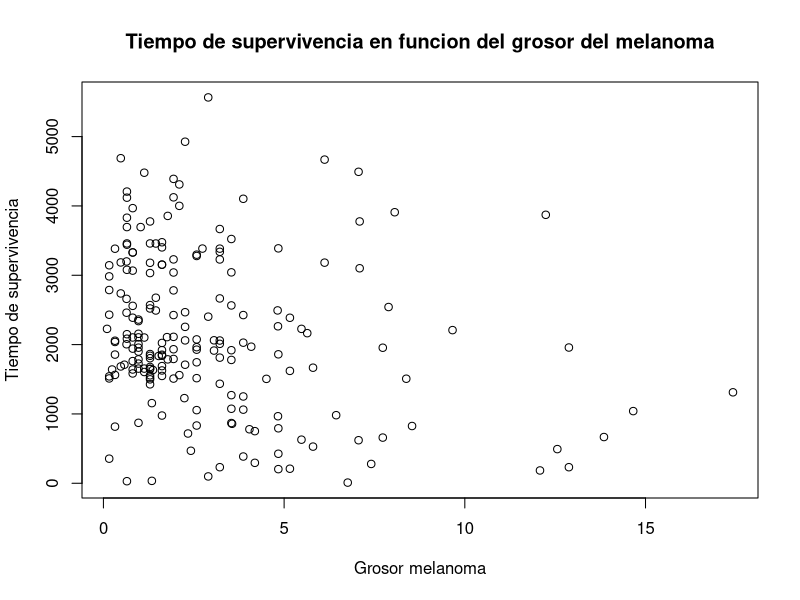

This figure's R source: (Note: this script raises an error after producing the figure.)
setwd("~/Escritorio/R/Practica 1")
melanoma <- read.table("Datos_Melanoma.txt",sep = "\t", header = TRUE)

#INSPECCIONAMOS LA TABLA DE DATOS

head(melanoma)
tail(melanoma)
summary(melanoma)

#REALIZAMOS UNA VISTA GENERAL DE EL GROSOR EN FUNCION DEL TIEMPO
#Observamos que la cantidad de esperanza de vida
#tiene alta relacion con el grosor del melanoma
#al mientras mas ser el tamaño de este menor ser la esperanza

plot(melanoma$grosor, melanoma$tiempo, 
     xlab="Grosor melanoma", 
     ylab="Tiempo de supervivencia",
     main="Tiempo de supervivencia en funcion del grosor del melanoma")

#Observamos los diferentes tamaños que tenemos
sort(unique(melanoma$grosor))

melanoma_agrupado <- cut(melanoma$grosor, breaks=seq(0, 20, 5), include.lowest=TRUE, right=TRUE)

tabla_agrupado <- data.frame(size = melanoma_agrupado, tiempo = melanoma$tiempo, ulceracion = melanoma$ulceracion, sexo=melanoma$sexo, edad=melanoma_agrupado_edad)


plot(tabla_agrupado$size, tabla_agrupado$tiempo)

periodos <- unique(tabla_agrupado$size)

#CALCULAMOS MEDIAS DE DURACION EN CADA PERIODO

#las medianas indican que la gran diferencia
#se nota a partir de los 10mm de grosor
#Aunque los datos la mayoría se tomaron de melanomas menores a 5mm
mean(tabla_agrupado$tiempo[tabla_agrupado$size == periodos[1]]) 
mean(tabla_agrupado$tiempo[tabla_agrupado$size == periodos[2]])
mean(tabla_agrupado$tiempo[tabla_agrupado$size == periodos[3]])
mean(tabla_agrupado$tiempo[tabla_agrupado$size == periodos[4]])

#CALCULAMOS LAS MEDIANAS EN CADA PERIODO
median(tabla_agrupado$tiempo[tabla_agrupado$size == periodos[1]])
median(tabla_agrupado$tiempo[tabla_agrupado$size == periodos[2]])
median(tabla_agrupado$tiempo[tabla_agrupado$size == periodos[3]])
median(tabla_agrupado$tiempo[tabla_agrupado$size == periodos[4]])

#CONTAMOS LA CANTIDAD DE DATOS RECOGIDOS DE CADA
length(melanoma$grosor[melanoma$grosor < 5]) #demasiados datos de este
length(melanoma$grosor[melanoma$grosor > 5]) #muy poocos de este





#==============================

  #EFECTO SEGÚN LA EDAD#

#==============================
melanoma_agrupado_edad <- cut(melanoma$edad, breaks=seq(0, 100, 15), include.lowest=TRUE, right=TRUE)


sort(unique(melanoma$edad))

plot(  melanoma$edad, melanoma$tiempo)



melanoma_agrupado_frame <- na.omit(data.frame(edad = melanoma_agrupado_edad, tiempo = melanoma$tiempo))


plot(melanoma_agrupado_frame$edad, melanoma_agrupado_frame$tiempo)

m_tp_vida_edad = c()

for(x in 1:length(unique(melanoma_agrupado_edad))){
  m_tp_vida_edad[x] = mean(melanoma_agrupado_frame$tiempo[melanoma_agrupado_frame$edad == unique(melanoma_agrupado_edad)[x]])
}

m_tp_vida_edad <- m_tp_vida_edad

mean_edad_mortalidad <- na.omit(data.frame(edad = unique(melanoma_agrupado_edad), media_vida = m_tp_vida_edad))

mean_edad_mortalidad

#==============================

#ULCERACION#

#==============================

#a)

#CON ULCERACION

plot(tabla_agrupado$size[tabla_agrupado$ulceracion == 1], tabla_agrupado$tiempo[tabla_agrupado$ulceracion == 1])
plot(tabla_agrupado$edad[tabla_agrupado$ulceracion == 1], tabla_agrupado$tiempo[tabla_agrupado$ulceracion == 1])
mean(tabla_agrupado$tiempo[tabla_agrupado$ulceracion == 1])
median(tabla_agrupado$tiempo[tabla_agrupado$ulceracion == 1])
length(melanoma$tiempo[melanoma$ulceracion == 1])

#SIN ULCERACION
plot(tabla_agrupado$size[tabla_agrupado$ulceracion == 0], tabla_agrupado$tiempo[tabla_agrupado$ulceracion == 0])
plot(tabla_agrupado$edad[tabla_agrupado$ulceracion == 0], tabla_agrupado$tiempo[tabla_agrupado$ulceracion == 0])
mean(tabla_agrupado$tiempo[tabla_agrupado$ulceracion == 0])
median(tabla_agrupado$tiempo[tabla_agrupado$ulceracion == 0])
length(melanoma$tiempo[melanoma$ulceracion == 0])

#CLARAMENTE LA ULCERACION AFECTA A LA ESPERANZA DE VIDA la esperanza de vida promedio se extiende bastante mas

#HOMBRE
plot(tabla_agrupado$size[tabla_agrupado$sexo == 0], tabla_agrupado$tiempo[tabla_agrupado$sexo == 0])
plot(tabla_agrupado$edad[tabla_agrupado$sexo == 0], tabla_agrupado$tiempo[tabla_agrupado$sexo == 0])
mean(tabla_agrupado$tiempo[tabla_agrupado$sexo == 0])
median(tabla_agrupado$tiempo[tabla_agrupado$sexo == 0])
length(melanoma$tiempo[melanoma$sexo == 0])

#MUJER

plot(tabla_agrupado$size[tabla_agrupado$sexo == 1], tabla_agrupado$tiempo[tabla_agrupado$sexo == 1])
plot(tabla_agrupado$edad[tabla_agrupado$sexo == 1], tabla_agrupado$tiempo[tabla_agrupado$sexo == 1])
mean(tabla_agrupado$tiempo[tabla_agrupado$sexo == 1])
median(tabla_agrupado$tiempo[tabla_agrupado$sexo == 1])
length(melanoma$tiempo[melanoma$sexo == 1])



